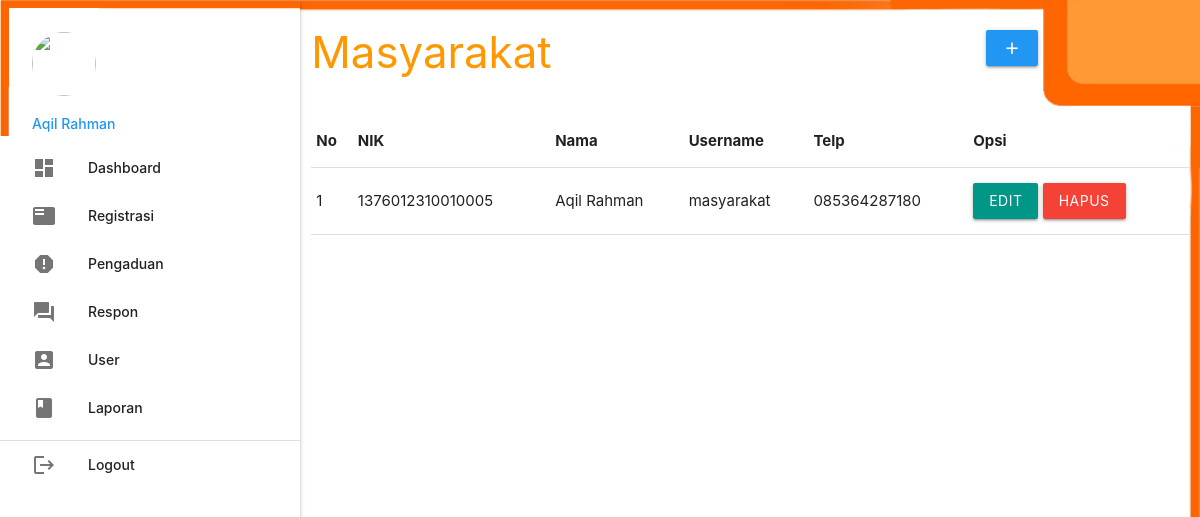
/admin/index.php?p=registrasi (signed in), run on an earlier commit of the app's database.
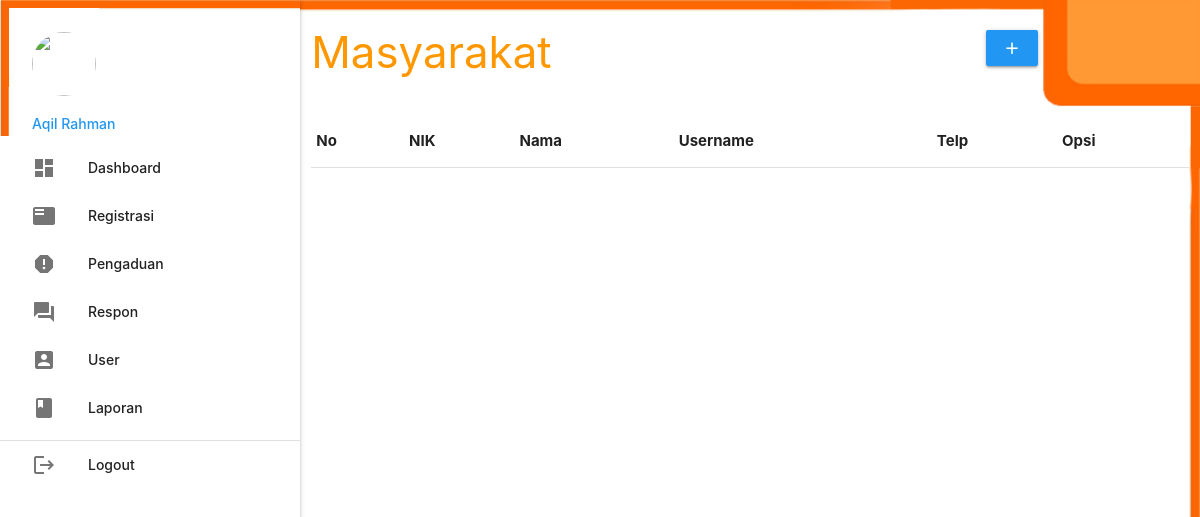
And on a later commit of the database.
### tables this page shows
CREATE TABLE `masyarakat` (
  `nik` varchar(16) NOT NULL,
  `nama` varchar(35) NOT NULL,
  `username` varchar(25) NOT NULL,
  `password` varchar(255) NOT NULL,
  `telp` varchar(13) NOT NULL
);

### admin/registrasi.php (the view, shortened to what this page needs)
       <div class="row">
         <div class="col s12 m9">
           <h3 class="orange-text">Masyarakat</h3>
         </div>
         <div class="col s12 m3">
           <div class="section"></div>
           <a class="waves-effect waves-light btn modal-trigger blue" href="#modal1"><i class="material-icons">add</i></a>
         </div>
       </div>
       <table id="example" class="display responsive-table" style="width:100%">
         <thead>
             <tr>
				<th>No</th>
				<th>NIK</th>
				<th>Nama</th>
				<th>Username</th>
				<th>Telp</th>
               	<th>Opsi</th>
             </tr>
         </thead>
         <tbody>
<?php
	$no=1;
	$query = mysqli_query($koneksi,"SELECT * FROM masyarakat ORDER BY nik ASC");
	while ($r=mysqli_fetch_assoc($query)) { ?>
	<tr>
		<td><?php echo $no++; ?></td>
		<td><?php echo $r['nik']; ?></td>
		<td><?php echo $r['nama']; ?></td>
		<td><?php echo $r['username']; ?></td>
		<td><?php echo $r['telp']; ?></td>
		<td><a class="btn teal modal-trigger" href="#regis_edit?nik=<?php echo $r['nik'] ?>">Edit</a> <a onclick="return confirm('Anda Yakin Ingin Menghapus Y/N')" class="btn red" href="index.php?p=regis_hapus&nik=<?php echo $r['nik'] ?>">Hapus</a></td>
	</tr>
           <?php  }
            ?>
         </tbody>
       </table>

What changed in the data, as far as the page shows it:
removed masyarakat: nik "1376012310010005", nama "Aqil Rahman", username "masyarakat", telp "085364287180"
